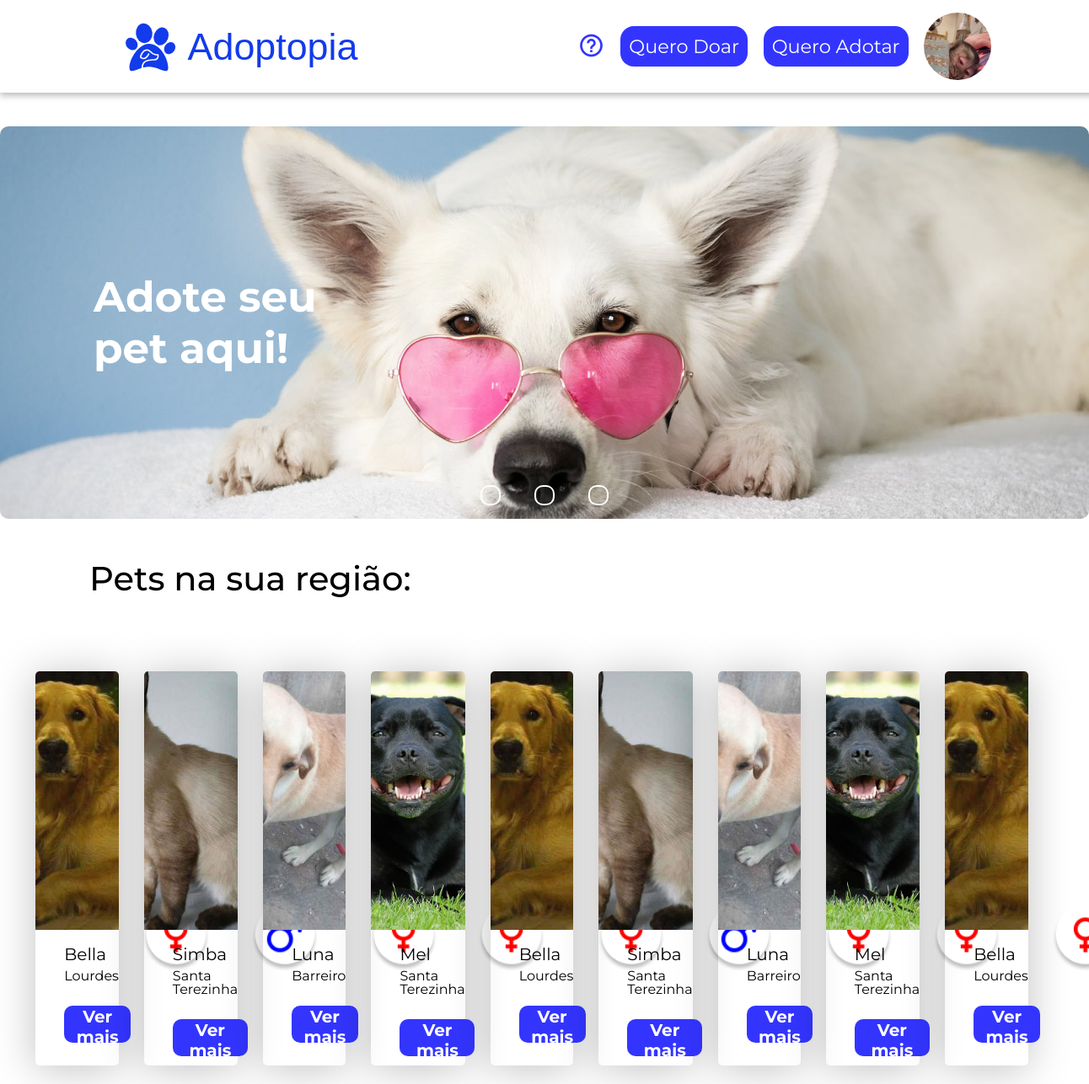
Screenshot of /index.php (signed in) with the database file from the repository.
### tables this page shows
CREATE TABLE `animais` (
  `id` int(11) NOT NULL,
  `nome` varchar(100) NOT NULL,
  `idade` int(11) NOT NULL,
  `tipo_animal` varchar(255) NOT NULL,
  `raca` varchar(50) NOT NULL,
  `cor` varchar(20) NOT NULL,
  `porte` varchar(20) NOT NULL,
  `sexo` char(1) NOT NULL,
  `vacinado` char(1) NOT NULL,
  `castrado` char(1) NOT NULL,
  `patologia` varchar(200) NOT NULL,
  `cidade` varchar(255) NOT NULL,
  `localizacao` text NOT NULL,
  `descricao` text NOT NULL,
  `data_cadastro` timestamp NOT NULL DEFAULT CURRENT_TIMESTAMP,
  `imagem` varchar(255) NOT NULL
);

### index.php (the view, shortened to what this page needs)
<?php
include("conexao.php");
?>
<!DOCTYPE html>
<html lang="pt-BR">
<?php include 'head.php' ?>
<link rel="stylesheet" href="https://cdn.jsdelivr.net/npm/swiper@10/swiper-bundle.min.css" />
<body>
    <?php include 'header.php' ?>
    <main class="main-index flex-column j-content align-itens">
        <?php include 'slides.php' ?>
        <section class="swiper mySwiper animais-regiao flex-column j-content">
            <h1 class="titulos-paginas">Pets na sua região:</h1>
            <div class="swiper-wrapper conteudo-principal-animais-regiao flex-row j-content">
                <?php
                $sql = "SELECT a.*
                FROM animais AS a
                INNER JOIN usuarios AS u ON a.cidade = u.cidade LIMIT 9";
                $stmt = $mysqli->prepare($sql);
                if ($stmt && isset($_SESSION['id'])) {
                    $stmt->execute();
                    $result = $stmt->get_result();
                    if ($result->num_rows > 0) {
                        while ($animal = $result->fetch_assoc()) {
                            ?>
                            <div class="swiper-slide post-animal flex-column">
                                <img src="<?php echo $animal['imagem'] ?>" alt="<?php echo $animal['nome'] ?>"
                                    class="post-animal-img">
                                <p class="post-animal-nome">
                                    <?php echo $animal['nome'] ?>
                                </p>
                                <p class="post-animal-descricao">
                                    <?php echo $animal['localizacao'] ?>
                                </p>
                                <img src="
                            <?php
                            if ($animal['sexo'] == 'M') {
                                echo "imgs/macho.png";
                            } else {
                                echo "imgs/femea.png";
                            }
                            ?>" alt="" class="post-animal-sexo">
                                <a href="quero-adotar.php">
                                    <button class="post-animal-button">Ver mais</button>
                                </a>
                            </div>
                            <?php
                        }
                    } else {
                        echo '<p>Nenhum animal disponível para adoção no momento.</p>';
                    }
                } else {
                    echo '<p>Por enquanto não existem pets na sua região.</p>';
                }
                ?>
            </div>
        </section>
    </main>
</body>
</html>

### head.php (shortened to what this page needs)
<head>
    <link rel="stylesheet" href="css/reset.css">
    <link rel="stylesheet" href="css/styles.css">
    <link href='https://unpkg.com/boxicons@2.1.4/css/boxicons.min.css' rel='stylesheet'>
</head>

### header.php (shortened to what this page needs)
<header>
    <nav class="navigation">
        <a href="index.php" class="logo">
            <img src="imgs/logo-only.svg" alt="logo">
            <h1 class="text-logo">Adoptopia</h1>
        </a>
        <ul class="nav-menu">
            <li><a href="perguntas.php"><i class='bx bx-help-circle'></i></a></li>
            <li class="nav-item"><a href="quero-doar.php">Quero Doar</a></li>
            <li class="nav-item"><a href="quero-adotar.php">Quero Adotar</a></li>
            <?php include 'user.php' ?>
        </ul>
    </nav>
</header>

### user.php (shortened to what this page needs)
<?php if (!isset($_SESSION['id'])) {
    ?>
    <li class="nav-item"><a href="cadastro.php">Cadastrar</a></li>
    <li class="nav-item"><a href="login.php">Entrar</a></li>
<?php } else {
    $primeiroNome = explode(' ', $nomeCompleto)[0]; ?>
    <img class="foto-user" src="<?php echo "uploads/" . $_SESSION['imagem']?>" onclick="toggleMenu()">
<?php } ?>

### slides.php (shortened to what this page needs)
<section class="slider">
    <div class="slides">
        <div class="slide first">
            <img src="imgs/banner-dog.png" alt="cachorro">
        </div>
    </div>
    <div class="manual-navigation">
        <label for="radio1" class="manual-btn"></label>
        <label for="radio2" class="manual-btn"></label>
        <label for="radio3" class="manual-btn"></label>
    </div>
</section>

### css/styles.css (style rules this page uses)
:root { --color-defaultB: #000; --color-defaultW: #fff; --color-principal: #0003ff; --color-principal2: #3335ff; --color-principal3: #4162EF; --font-default: 'Montserrat', sans-serif; }
body { display: flex; flex-direction: column; min-height: 100vh; width: 100%; font-family: var(--font-default); }
.flex-column { display: flex; flex-direction: column; }
.flex-row { display: flex; flex-direction: row; }
.align-itens { align-items: center; }
.j-content { justify-content: center; }
.titulos-paginas { font-size: 2.5em; margin-bottom: 30px; font-weight: 500; }
.post-animal { position: relative; width: 334px; height: 468px; border-radius: 5px; box-shadow: 0px 4px 50px rgba(0, 0, 0, 0.25); }
.swiper-slide { max-width: 334px; min-height: 468px; margin-right: 30px; }
.swiper-slide .post-animal-img { border-radius: 5px 5px 0px 0px; height: 307px; object-fit: cover; width: 100%; }
.swiper-slide .post-animal-button { height: 44px; border: none; background-color: var(--color-principal2); color: var(--color-defaultW); font-size: 1.25em; font-weight: bold; border-radius: 10px; width: 80%; margin: 27px 0px 0px 34px; font-family: var(--font-default); cursor: pointer; transition: all 0.2s ease-out; }
.post-animal-nome { margin: 19px 0px 0px 34px; font-size: 1.25em; }
.post-animal-descricao { margin: 8px 0px 0px 34px; }
.post-animal-sexo { position: absolute; top: 277px; left: 127px; width: 80px; }
.post-animal-button { height: 44px; border: none; background-color: var(--color-principal2); color: var(--color-defaultW); font-size: 1.25em; font-weight: bold; border-radius: 10px; width: 80%; margin: 27px 0px 0px 34px; font-family: var(--font-default); cursor: pointer; transition: all 0.2s ease-out; }
.post-animal-img { border-radius: 5px 5px 0px 0px; height: 307px; object-fit: cover; }
.foto-user { width: 80px; height: 80px; object-fit: cover; border-radius: 50%; cursor: pointer; transition: ease-out 0.2s; }
main { margin-top: 120px; }
.navigation { min-height: 70px; z-index: 90; position: fixed; width: 100%; display: flex; align-items: center; justify-content: space-around; padding: 15px; background: var(--color-defaultW); box-shadow: 0px 4px 7px 0px rgba(0, 0, 0, 0.25); }
.navigation .logo { display: flex; align-items: center; gap: 0.75rem; text-decoration: none; }
.navigation .logo img { width: 4.0625rem; height: 3.6875rem; }
.navigation .logo .text-logo { color: var(--primary, #123BEB); font-family: 'Simply Rounded', sans-serif; font-size: 2.800rem; }
.navigation .nav-menu { display: flex; align-items: center; gap: 1.18rem; font-size: 1.4em; }
.navigation .nav-menu .nav-item a { padding: 0.62rem; background-color: var(--color-principal2); border-radius: 1rem; text-decoration: none; color: var(--color-defaultW); transition: 0.2s ease; }
.navigation .nav-menu i { cursor: pointer; font-size: 2rem; color: var(--color-principal2); }
.slider { margin-top: 30px; max-width: 1400px; height: 466px; overflow: hidden; border-radius: 10px; }
.slides { width: 400%; height: 466px; display: flex; }
.slide { width: 25%; transition: 2s ease-in-out; }
.slide img { width: 100%; height: 100%; object-fit: cover; }
.manual-navigation { margin-top: -40px; display: flex; justify-content: center; }
.manual-btn { border: 2px solid #fff; padding: 10px; border-radius: 10px; cursor: pointer; transition: 1s; }
.manual-btn:not(:last-child) { margin-right: 40px; }
#radio1:checked~.first { margin-left: 0; }
.animais-regiao { margin: 90px 180px; max-height: 600px; max-width: 1080px; gap: 40px; }
.swiper-wrapper { padding: 20px; margin-bottom: 20px; }

### rows the page displays
animais: imagem (picture), nome "Bella", localizacao "Lourdes"
animais: imagem (picture), nome "Simba", localizacao "Santa Terezinha"
animais: imagem (picture), nome "Luna", localizacao "Barreiro"
animais: imagem (picture), nome "Mel", localizacao "Santa Terezinha"
